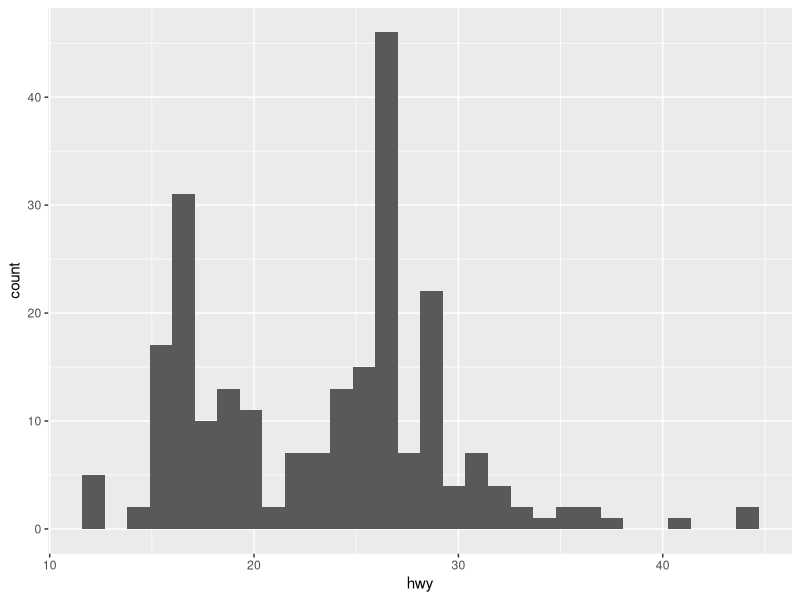
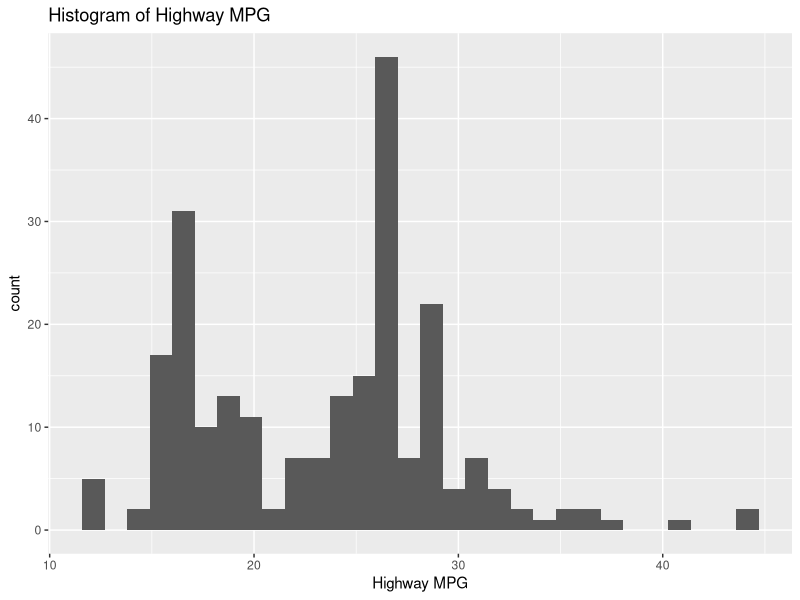
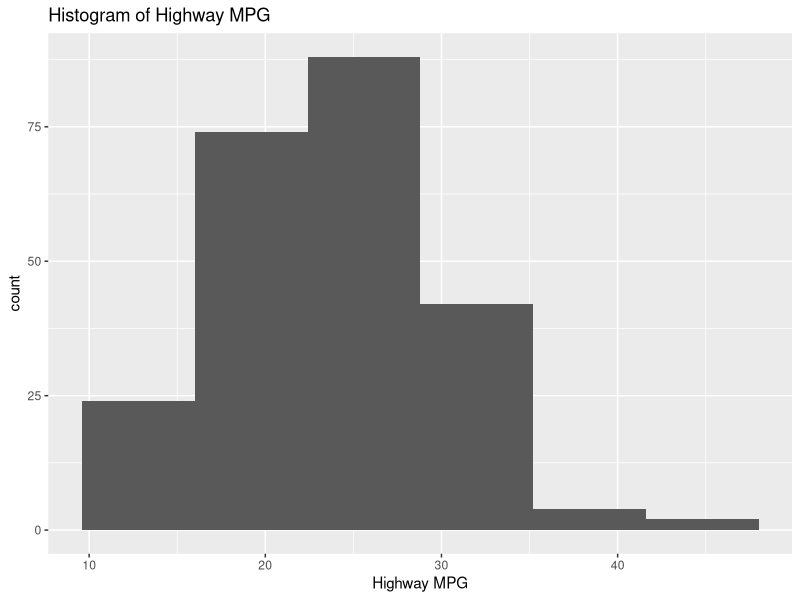
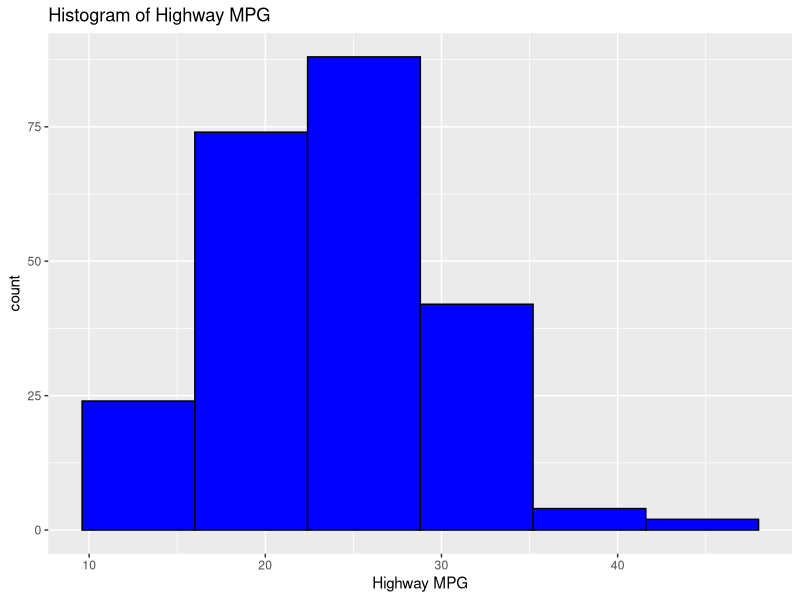
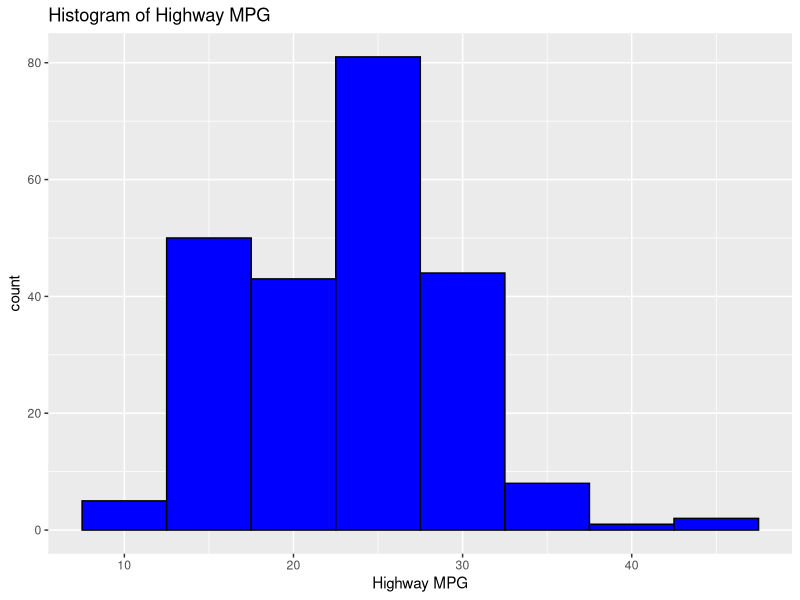
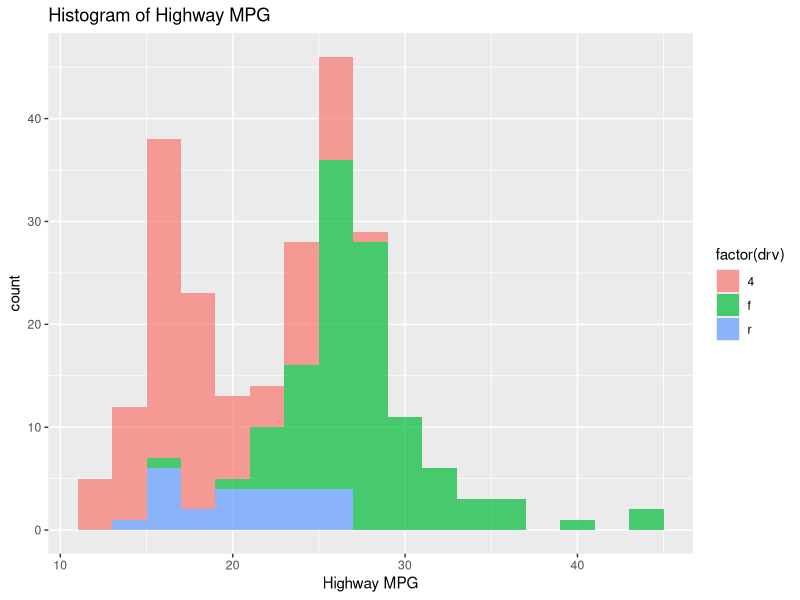
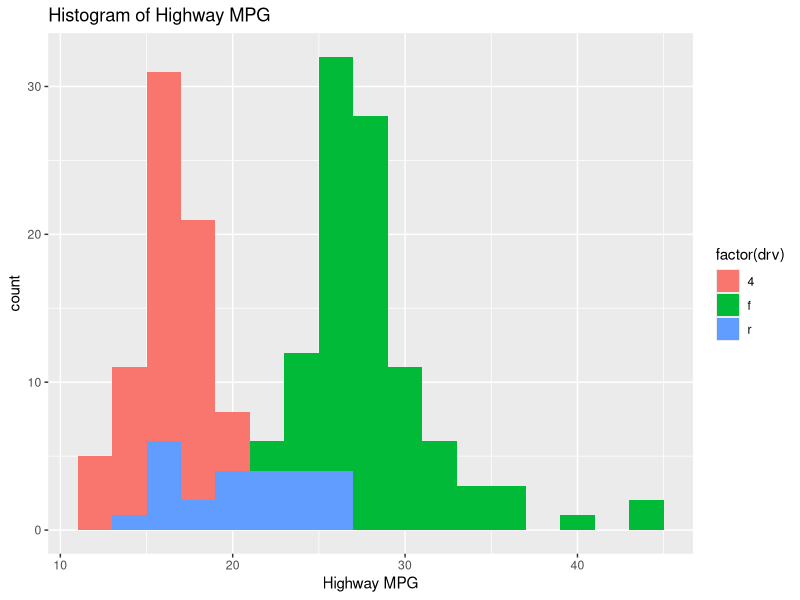
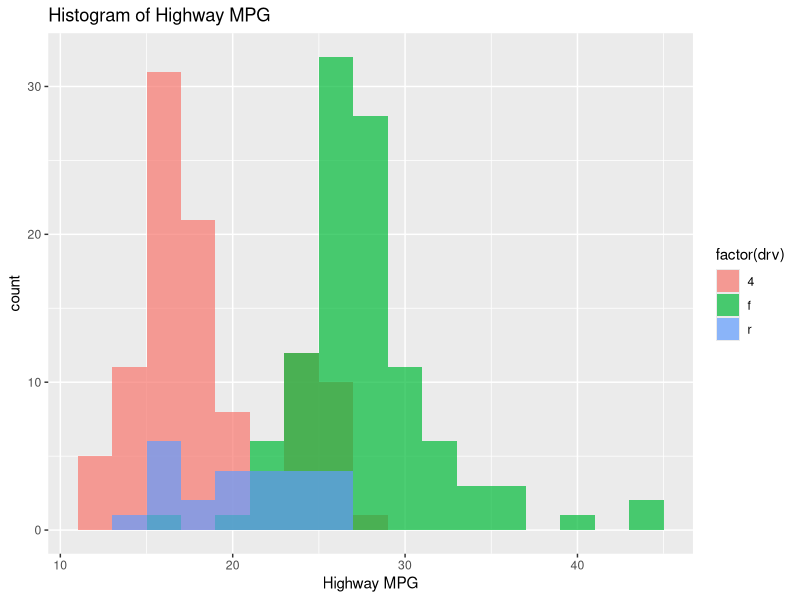

These charts were generated, in order, by the following R code:
rm(list=ls())
library(tidyverse)

head(mpg)

# 히스토그램
mpg %>%
  ggplot(aes(x = hwy)) +
  geom_histogram()


## 히스토그램 타이틀 추가
mpg %>%
  ggplot(aes(x = hwy)) +
  geom_histogram() +
  labs(title = "Histogram of Highway MPG", 
       x = "Highway MPG")


## 빈 갯수 설정
mpg %>%
  ggplot(aes(x = hwy)) +
  geom_histogram(bins = 6) +
  labs(title = "Histogram of Highway MPG", 
       x = "Highway MPG")

## 커스텀
mpg %>%
  ggplot(aes(x = hwy)) +
  geom_histogram(bins = 6, 
                 fill = "blue",
                 color = "black") +
  labs(title = "Histogram of Highway MPG", 
       x = "Highway MPG")


## 막대의 폭 지정해주기
mpg %>%
  ggplot(aes(x = hwy)) +
  geom_histogram(binwidth = 5, 
                 fill = "blue",
                 color = "black") +
  labs(title = "Histogram of Highway MPG", 
       x = "Highway MPG")


## fill 함수 활용
## fill에 들어가는 변수는 반드시 범주형 변수여야 함.
mpg %>%
  ggplot(aes(x = hwy, fill = factor(drv))) +
  geom_histogram(binwidth = 2,
                 alpha = 0.7) +
  labs(title = "Histogram of Highway MPG", 
       x = "Highway MPG")



mpg %>%
  ggplot(aes(x = hwy, fill = factor(drv))) +
  geom_histogram(binwidth = 2,
                 position = "identity") +
  labs(title = "Histogram of Highway MPG", 
       x = "Highway MPG")


## 막대의 투명도 조절
## 겹치는 부분도 보이게
mpg %>%
  ggplot(aes(x = hwy, fill = factor(drv))) +
  geom_histogram(binwidth = 2,
                 position = "identity",
                 alpha = 0.7) +
  labs(title = "Histogram of Highway MPG", 
       x = "Highway MPG")


# 막대의 색깔과 범례 레이블 수정
mpg %>%
  ggplot(aes(x = hwy, fill = factor(drv))) +
  geom_histogram(binwidth = 2,
                 position = "identity",
                 alpha = 0.7) +
  labs(title = "Histogram of Highway MPG", 
       x = "Highway MPG",
       fill = "drive train") +
  scale_fill_manual(values = c("4" = "blue", "f" = "green", "r" = "red"),
                    breaks = c("4", "f", "r"),
                    labels = c("front-wheel drive", "rear wheel drive", "4wd")) 


## end of scripts ####